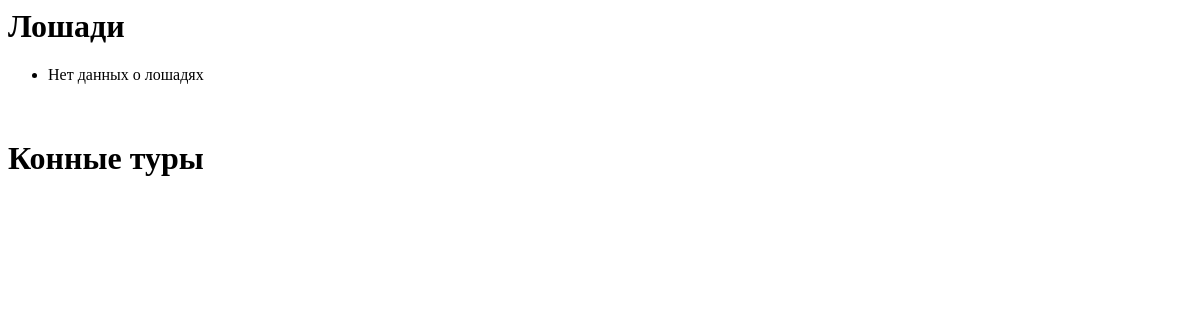
/horse_tour/, run on an earlier commit of the app's database.
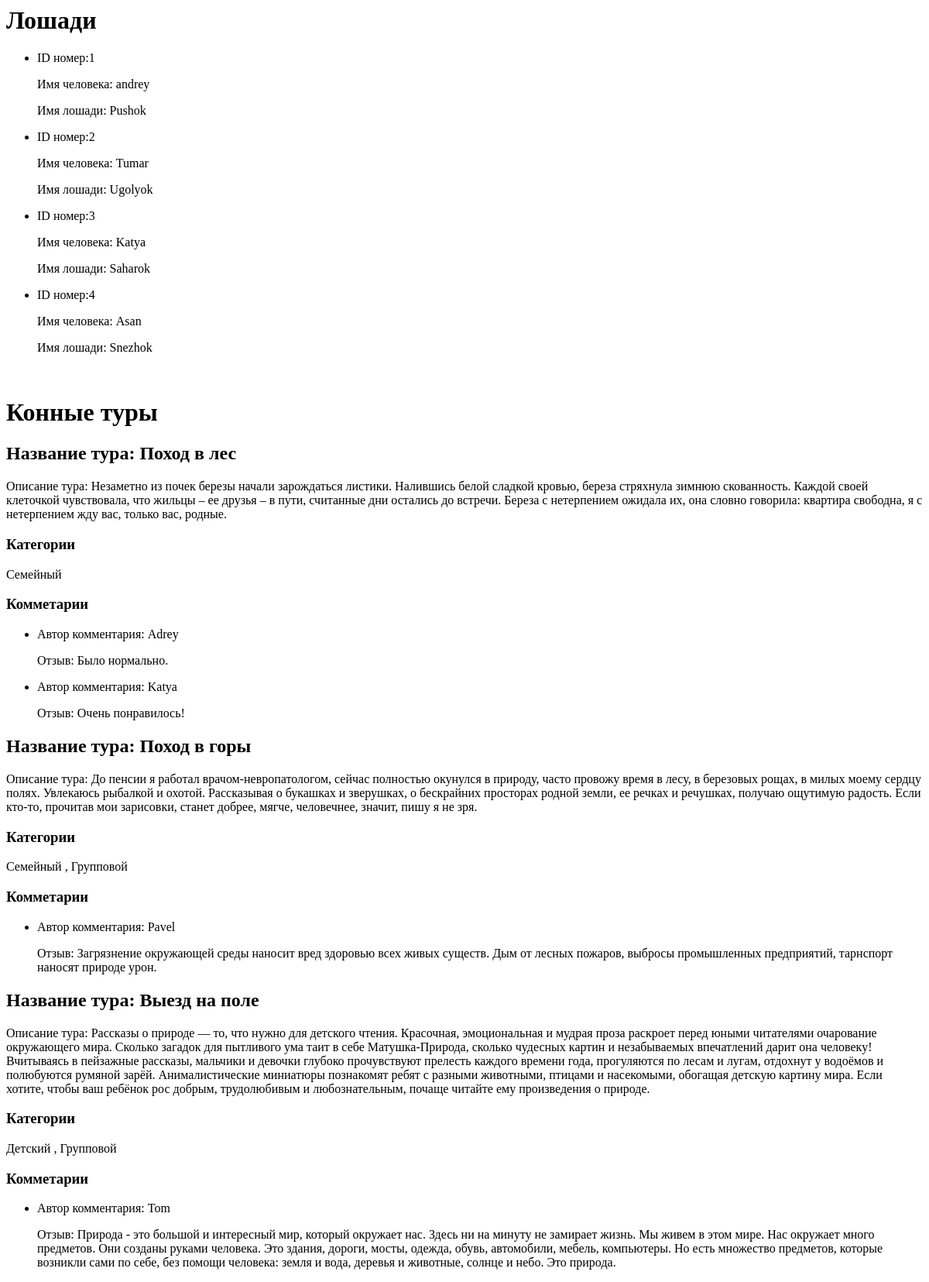
And on a later commit of the database.
### horse_tour/models.py (models this page shows, shortened)
class ChoiceHorse(models.Model):
    horse_name = models.CharField(max_length=100)
    person = models.OneToOneField(Person, on_delete=models.CASCADE)

class Person(models.Model):
    name = models.CharField(max_length=100)
    id_number = models.CharField(max_length=100, unique=True)

class HorseTour(models.Model):
    tittle = models.CharField(max_length=100)
    description = models.TextField()
    categories = models.ManyToManyField(Category, blank=True)

class Category(models.Model):
    name = models.CharField(max_length=100)

class Comment(models.Model):
    tour = models.ForeignKey(HorseTour,on_delete=models.CASCADE, related_name='comments')
    author = models.CharField(max_length=100)
    text = models.TextField()
    created_at = models.DateTimeField(auto_now_add=True)

### horse_tour/views.py (the view)
# urls.py: path('horse_tour/', views.horse_tour_list_view, name='horse_list')
def horse_tour_list_view(request):
    if request.method == 'GET':
        tour = models.HorseTour.objects.all()
        horse = models.ChoiceHorse.objects.all()
        context = {
            'tours': tour,
            'horses': horse,
        }
        return render(request, template_name='horse_tour.html', context=context)

### templates/horse_tour.html (shortened to what this page needs)
<h1>Лошади</h1>
<ul>
    {% for horse in horses %}
    <li>
        <p>ID номер:{{ horse.person.id_number }}</p>
        <p>Имя человека: {{ horse.person.name }}</p>
        <p>Имя лошади: {{ horse.horse_name }}</p>
    </li>
    {% empty %}
    <li>Нет данных о лошадях</li>
    {% endfor %}
</ul>
<h1>Конные туры</h1>
{%for t in tours %}
<h2>Название тура: {{ t.tittle }}</h2>
<p>Описание тура: {{ t.description }}</p>
    <h3>Категории</h3>
    <p>
        {% for cat in t.categories.all %}
        {{ cat.name }} {% if not forloop.last %}, {% endif %}
        {% empty %}
        Категория не указана
        {% endfor %}
    </p>
    <h3>Комметарии</h3>
    <ul>
        {% for com in t.comments.all %}
        <li>
            <p>Автор комментария: {{ com.author }}</p>
            <p>Отзыв: {{ com.text }}</p>
        </li>
        {% endfor %}
    </ul>
{% endfor %}

What changed in the data, as far as the page shows it:
added ChoiceHorse: person.id_number "1", person.name "andrey", horse_name "Pushok"
added ChoiceHorse: person.id_number "2", person.name "Tumar", horse_name "Ugolyok"
added ChoiceHorse: person.id_number "3", person.name "Katya", horse_name "Saharok"
added ChoiceHorse: person.id_number "4", person.name "Asan", horse_name "Snezhok"
added HorseTour: tittle "Поход в лес", description "Незаметно из почек березы начали зарождаться листики. Налившись белой сладкой кровью, береза стряхнула зимнюю скованность. Каждой своей клеточкой чувствовала, что жильцы – ее друзья – в пути, считанные дни остались до встречи. Береза с нетерпением ожидала их, она словно говорила: квартира свободна, я с нетерпением жду вас, только вас, родные."
added Category: name "Семейный"
added Comment: author "Аdrey", text "Было нормально.", shown under "Поход в лес"
added Comment: author "Katya", text "Очень понравилось!", shown under "Поход в лес"
added HorseTour: tittle "Поход в горы", description "До пенсии я работал врачом-невропатологом, сейчас полностью окунулся в природу, часто провожу время в лесу, в березовых рощах, в милых моему сердцу полях. Увлекаюсь рыбалкой и охотой. Рассказывая о букашках и зверушках, о бескрайних просторах родной земли, ее речках и речушках, получаю ощутимую радость. Если кто-то, прочитав мои зарисовки, станет добрее, мягче, человечнее, значит, пишу я не зря."
added Category: name "Групповой"
added Comment: author "Pavel", text "Загрязнение окружающей среды наносит вред здоровью всех живых существ. Дым от лесных пожаров, выбросы промышленных предприятий, тарнспорт наносят природе урон.", shown under "Поход в горы"
added HorseTour: tittle "Выезд на поле", description "Рассказы о природе — то, что нужно для детского чтения. Красочная, эмоциональная и мудрая проза раскроет перед юными читателями очарование окружающего мира. Сколько загадок для пытливого ума таит в себе Матушка-Природа, сколько чудесных картин и незабываемых впечатлений дарит она человеку! Вчитываясь в пейзажные рассказы, мальчики и девочки глубоко прочувствуют прелесть каждого времени года, прогуляются по лесам и лугам, отдохнут у водоёмов и полюбуются румяной зарёй. Анималистические миниатюры познакомят ребят с разными животными, птицами и насекомыми, обогащая детскую картину мира. Если хотите, чтобы ваш ребёнок рос добрым, трудолюбивым и любознательным, почаще читайте ему произведения о…"
added Category: name "Детский", shown under "Выезд на поле"
added Comment: author "Tom", text "Природа - это большой и интересный мир, который окружает нас. Здесь ни на минуту не замирает жизнь. Мы живем в этом мире. Нас окружает много предметов. Они созданы руками человека. Это здания, дороги, мосты, одежда, обувь, автомобили, мебель, компьютеры. Но есть множество предметов, которые возникли сами по себе, без помощи человека: земля и вода, деревья и животные, солнце и небо. Это природа.", shown under "Выезд на поле"
Also different on the page:
text no longer shown: "Нет данных о лошадях"
